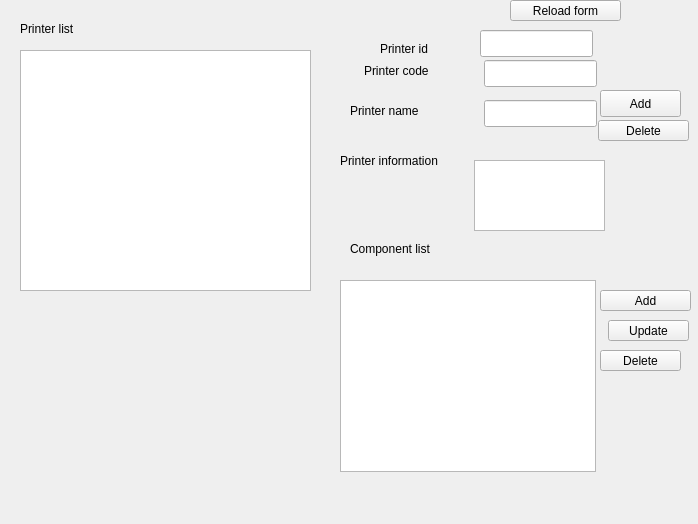
<?xml version="1.0" encoding="UTF-8"?>
<ui version="4.0">
 <class>PrinterForm</class>
 <widget class="QWidget" name="PrinterForm">
  <property name="geometry">
   <rect>
    <x>0</x>
    <y>0</y>
    <width>698</width>
    <height>524</height>
   </rect>
  </property>
  <property name="windowTitle">
   <string>Form</string>
  </property>
  <widget class="QTextEdit" name="infoEdit">
   <property name="geometry">
    <rect>
     <x>474</x>
     <y>160</y>
     <width>131</width>
     <height>71</height>
    </rect>
   </property>
  </widget>
  <widget class="QLabel" name="label_4">
   <property name="geometry">
    <rect>
     <x>340</x>
     <y>150</y>
     <width>131</width>
     <height>21</height>
    </rect>
   </property>
   <property name="text">
    <string>Printer information</string>
   </property>
  </widget>
  <widget class="QLabel" name="label_2">
   <property name="geometry">
    <rect>
     <x>350</x>
     <y>100</y>
     <width>91</width>
     <height>21</height>
    </rect>
   </property>
   <property name="text">
    <string>Printer name</string>
   </property>
  </widget>
  <widget class="QLineEdit" name="nameEdit">
   <property name="geometry">
    <rect>
     <x>484</x>
     <y>100</y>
     <width>113</width>
     <height>27</height>
    </rect>
   </property>
  </widget>
  <widget class="QLabel" name="label">
   <property name="geometry">
    <rect>
     <x>364</x>
     <y>60</y>
     <width>91</width>
     <height>21</height>
    </rect>
   </property>
   <property name="text">
    <string>Printer code</string>
   </property>
  </widget>
  <widget class="QLineEdit" name="codeEdit">
   <property name="geometry">
    <rect>
     <x>484</x>
     <y>60</y>
     <width>113</width>
     <height>27</height>
    </rect>
   </property>
  </widget>
  <widget class="QLabel" name="label_3">
   <property name="geometry">
    <rect>
     <x>350</x>
     <y>240</y>
     <width>111</width>
     <height>17</height>
    </rect>
   </property>
   <property name="text">
    <string>Component list</string>
   </property>
  </widget>
  <widget class="QLabel" name="label_5">
   <property name="geometry">
    <rect>
     <x>20</x>
     <y>20</y>
     <width>141</width>
     <height>17</height>
    </rect>
   </property>
   <property name="text">
    <string>Printer list</string>
   </property>
  </widget>
  <widget class="QTableView" name="printerTable">
   <property name="geometry">
    <rect>
     <x>20</x>
     <y>50</y>
     <width>291</width>
     <height>241</height>
    </rect>
   </property>
  </widget>
  <widget class="QTableView" name="componentTable">
   <property name="geometry">
    <rect>
     <x>340</x>
     <y>280</y>
     <width>256</width>
     <height>192</height>
    </rect>
   </property>
  </widget>
  <widget class="QPushButton" name="reloadButton">
   <property name="geometry">
    <rect>
     <x>510</x>
     <y>0</y>
     <width>111</width>
     <height>21</height>
    </rect>
   </property>
   <property name="text">
    <string>Reload form</string>
   </property>
  </widget>
  <widget class="QPushButton" name="addPrinterButton">
   <property name="geometry">
    <rect>
     <x>600</x>
     <y>90</y>
     <width>81</width>
     <height>27</height>
    </rect>
   </property>
   <property name="text">
    <string>Add</string>
   </property>
  </widget>
  <widget class="QPushButton" name="deletePrinterButton">
   <property name="geometry">
    <rect>
     <x>598</x>
     <y>120</y>
     <width>91</width>
     <height>21</height>
    </rect>
   </property>
   <property name="text">
    <string>Delete</string>
   </property>
  </widget>
  <widget class="QPushButton" name="addCompButton">
   <property name="geometry">
    <rect>
     <x>600</x>
     <y>290</y>
     <width>91</width>
     <height>21</height>
    </rect>
   </property>
   <property name="text">
    <string>Add</string>
   </property>
  </widget>
  <widget class="QPushButton" name="updateCompButton">
   <property name="geometry">
    <rect>
     <x>608</x>
     <y>320</y>
     <width>81</width>
     <height>21</height>
    </rect>
   </property>
   <property name="text">
    <string>Update</string>
   </property>
  </widget>
  <widget class="QPushButton" name="deleteCompButton">
   <property name="geometry">
    <rect>
     <x>600</x>
     <y>350</y>
     <width>81</width>
     <height>21</height>
    </rect>
   </property>
   <property name="text">
    <string>Delete</string>
   </property>
  </widget>
  <widget class="QLabel" name="label_6">
   <property name="geometry">
    <rect>
     <x>380</x>
     <y>40</y>
     <width>67</width>
     <height>17</height>
    </rect>
   </property>
   <property name="text">
    <string>Printer id</string>
   </property>
  </widget>
  <widget class="QLineEdit" name="printerIdEdit">
   <property name="geometry">
    <rect>
     <x>480</x>
     <y>30</y>
     <width>113</width>
     <height>27</height>
    </rect>
   </property>
  </widget>
 </widget>
 <resources/>
 <connections/>
</ui>
